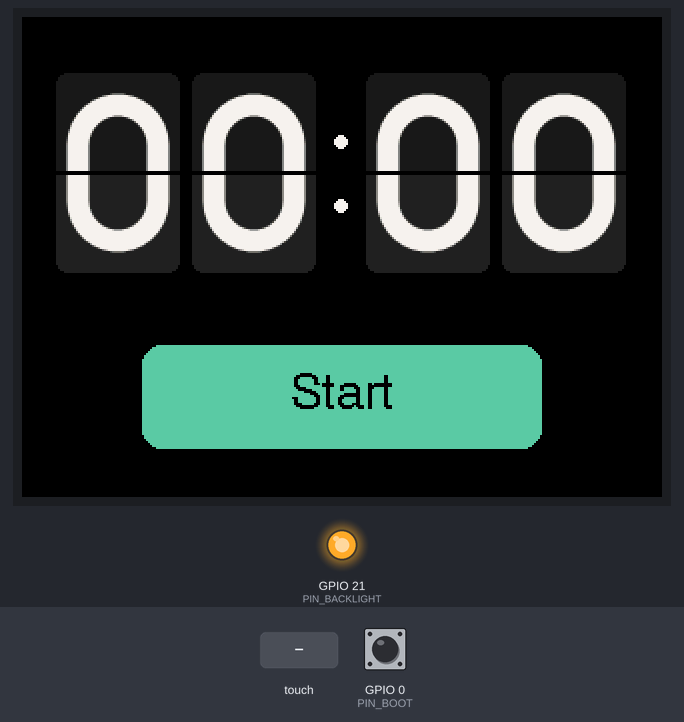
Bench run of a sketch on a simulated ESP32. Parts: 320×240 colour display, output pins drawn as LEDs (lit = HIGH). The test bench sets the inputs (shaded band); at power-on: GPIO 0 (PIN_BOOT) HIGH. What the sketch prints to the serial monitor is not drawn.

Above: at 1.5 s.
1.6 s: GPIO 0 (PIN_BOOT) pulled LOW for 0.15 s
At 2.0 s:
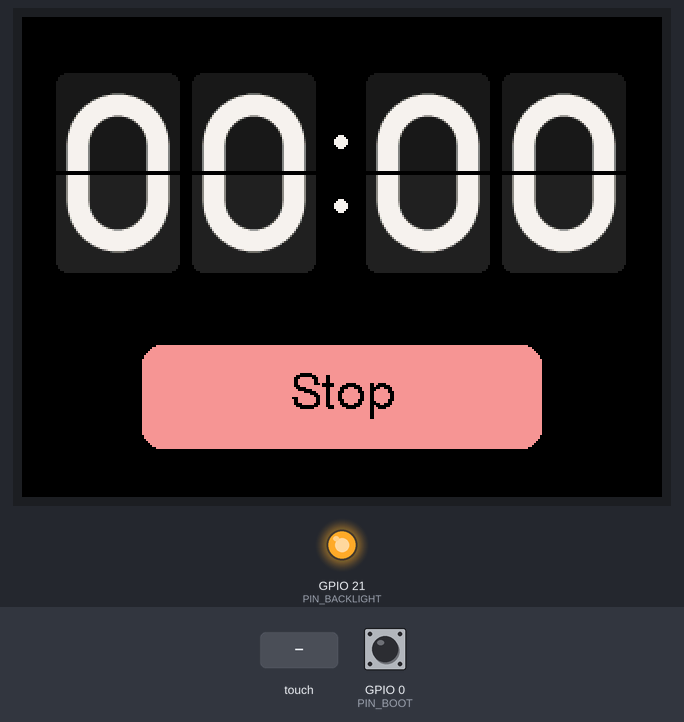
4.7 s: touch panel pressed at 13 % / 10 % of its raw x / y range
At 5.9 s:
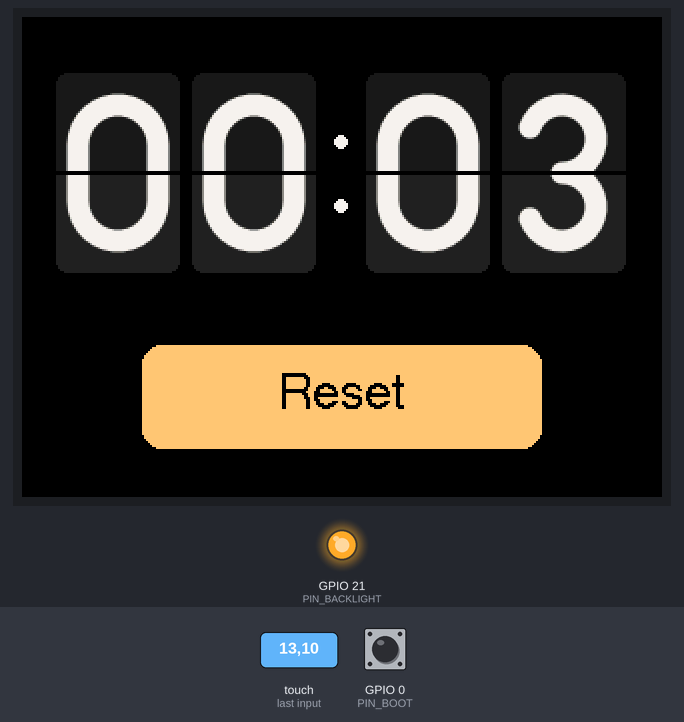
6.4 s: GPIO 0 (PIN_BOOT) pulled LOW for 1 s
At 6.61 s:
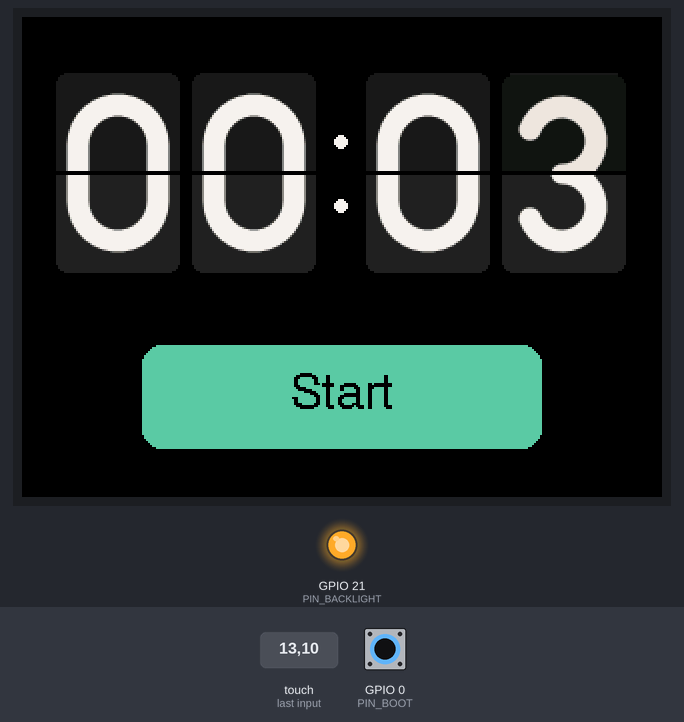
8.9 s: touch panel pressed at 38 % / 10 % of its raw x / y range
At 10.8 s:
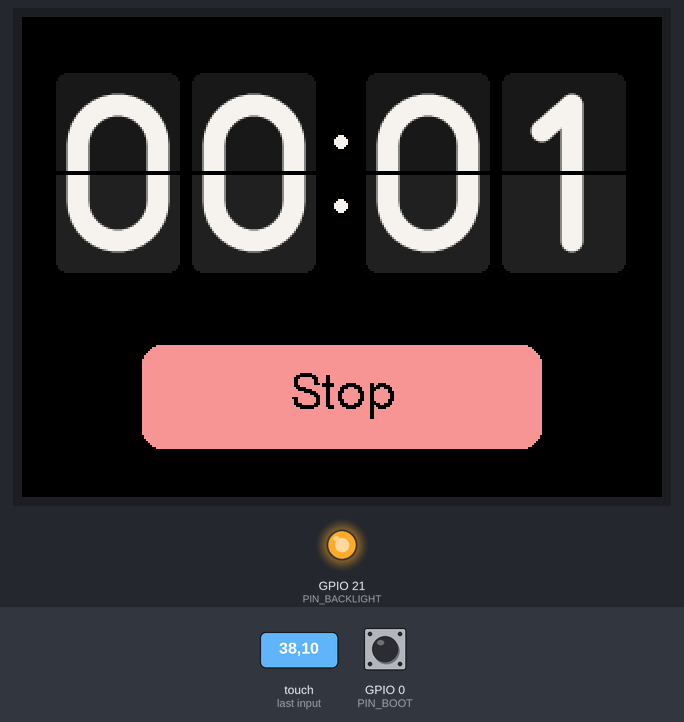
Timing chart, 0 to 12.3 s (numbered marks = the images above; inputs shaded):
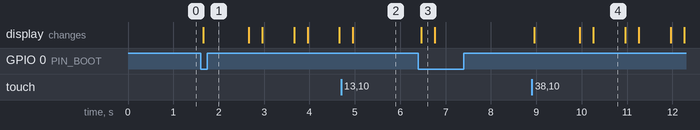

The sketch:

FlipTimer.ino
```cpp
// FlipTimer -- a one-button stopwatch with a flip-clock display.
//
// Four flip cards show minutes and seconds (MM:SS). There is exactly one
// button, and it cycles:   Start  ->  Stop  ->  Reset  ->  Start ...
//
// "The button" is a tap ANYWHERE on the touchscreen, or the BOOT button on
// the back of the board. Because the whole screen is one button, the sketch
// never needs to know where you touched -- so no touch calibration.
//
// Needs: TFT_eSPI (set up per docs/CYD-SETUP.md) and XPT2046_Touchscreen.

#include <TFT_eSPI.h>
#include <XPT2046_Touchscreen.h>
#include <SPI.h>

#include "FlipDigits.h"

// ---------------------------------------------------------------- pins ----

constexpr int PIN_BACKLIGHT = 21;
constexpr int PIN_BOOT      = 0;     // BOOT button, reads LOW when pressed

constexpr int PIN_TOUCH_CLK  = 25;   // the touch chip has its own SPI bus
constexpr int PIN_TOUCH_CS   = 33;
constexpr int PIN_TOUCH_MOSI = 32;
constexpr int PIN_TOUCH_MISO = 39;
constexpr int PIN_TOUCH_IRQ  = 36;

// -------------------------------------------------------------- layout ----
// The screen is 320 x 240 in landscape.

constexpr int CARD_W      = 62;
constexpr int CARD_H      = 100;
constexpr int CARD_Y      = 28;
constexpr int CARD_RADIUS = 6;       // rounded outer corners

// Each card is two halves with a 2-pixel dark gap between them -- the hinge.
constexpr int HALF_H   = 49;         // rows 0..48 are the top half
constexpr int BOTTOM_Y = 51;         // rows 51..99 are the bottom half

// Left edge of each card: two minute digits, the colon, two second digits.
const int CARD_X[4] = {17, 85, 172, 240};
constexpr int COLON_X = 159;

// Where the digit picture sits inside a card.
constexpr int DIGIT_X = (CARD_W - DIGIT_W) / 2;
constexpr int DIGIT_Y = (CARD_H - DIGIT_H) / 2;

constexpr int BUTTON_X = 60;
constexpr int BUTTON_Y = 164;
constexpr int BUTTON_W = 200;
constexpr int BUTTON_H = 52;

// -------------------------------------------------------------- timing ----

constexpr uint32_t FLIP_MS     = 300;    // how long one card flip takes
constexpr uint32_t DEBOUNCE_MS = 40;     // ignore input flicker shorter than this
constexpr uint32_t MAX_SECONDS = 99 * 60 + 59;   // the display tops out at 99:59

// -------------------------------------------------------------- colors ----

struct RGB {
  uint8_t r, g, b;
};

const RGB COLOR_DIGIT       = {242, 240, 232};
const RGB COLOR_CARD_TOP    = {24, 24, 24};
const RGB COLOR_CARD_BOTTOM = {32, 32, 32};   // a touch lighter, like real cards

// ------------------------------------------------------------- globals ----

TFT_eSPI tft = TFT_eSPI();
SPIClass touchSPI(VSPI);
XPT2046_Touchscreen touch(PIN_TOUCH_CS, PIN_TOUCH_IRQ);

// The ten digit pictures, built once in setup(). One byte per pixel:
// 0 = card background, 255 = digit.
uint8_t digitPixels[10][DIGIT_W * DIGIT_H];

// Color lookup tables: digit-picture byte (0..255) -> screen color.
uint16_t topColors[256];        // top half of a card at rest
uint16_t bottomColors[256];     // bottom half of a card at rest
uint16_t flapColors[256];       // the moving flap, rebuilt as its shading changes

// One half of a card is assembled here, then sent to the screen in one go.
uint16_t halfBuffer[CARD_W * HALF_H];

struct Card {
  int x;                // left edge on screen
  int shown;            // digit currently displayed
  int target;           // digit we are flipping to
  bool flipping;
  bool topFinished;     // true once the top half has finished its part
  uint32_t flipStart;   // millis() when the flip began
};

Card cards[4];

enum TimerState { IDLE, RUNNING, STOPPED };

TimerState state = IDLE;
uint32_t startMillis = 0;       // millis() when Start was pressed
uint32_t shownSeconds = 0;      // the time currently on the cards

// ---------------------------------------------------- drawing the cards ----

// Fill a lookup table that fades from `background` to the digit color.
// `brightness` (0..255) darkens the whole thing, for shading a tilted flap.
void buildColorTable(uint16_t* table, RGB background, int brightness) {
  for (int a = 0; a < 256; a++) {
    int r = background.r + (COLOR_DIGIT.r - background.r) * a / 255;
    int g = background.g + (COLOR_DIGIT.g - background.g) * a / 255;
    int b = background.b + (COLOR_DIGIT.b - background.b) * a / 255;
    table[a] = tft.color565(r * brightness / 255,
                            g * brightness / 255,
                            b * brightness / 255);
  }
}

// How many pixels to trim from each end of card row `y` to round the corners.
int cornerInset(int y) {
  float dy;
  if (y < CARD_RADIUS) {
    dy = CARD_RADIUS - y - 0.5f;
  } else if (y >= CARD_H - CARD_RADIUS) {
    dy = y - (CARD_H - CARD_RADIUS) + 0.5f;
  } else {
    return 0;
  }
  return (int)(CARD_RADIUS - sqrtf(CARD_RADIUS * CARD_RADIUS - dy * dy) + 0.5f);
}

// Write one row (CARD_W pixels) of the card showing `digit` into `out`.
// `y` is the row within the card, 0 at the top.
void cardRow(int digit, int y, const uint16_t* colors, uint16_t* out) {
  int inset = cornerInset(y);
  int digitRow = y - DIGIT_Y;
  bool rowHasDigit = (digitRow >= 0 && digitRow < DIGIT_H);

  for (int x = 0; x < CARD_W; x++) {
    if (x < inset || x >= CARD_W - inset) {
      out[x] = TFT_BLACK;               // outside the rounded corner
      continue;
    }
    int digitCol = x - DIGIT_X;
    uint8_t a = 0;
    if (rowHasDigit && digitCol >= 0 && digitCol < DIGIT_W) {
      a = digitPixels[digit][digitRow * DIGIT_W + digitCol];
    }
    out[x] = colors[a];
  }
}

// Draw the top half of a card.
//
// The half shows `backDigit`. On top of that, the lowest `flapHeight` rows are
// covered by a flap showing the top half of `flapDigit`, squashed to fit.
// A flap squashed toward the hinge is what a card looks like as it tips
// forward and we see it more and more edge-on.
void drawTopHalf(const Card& card, int backDigit, int flapDigit, int flapHeight) {
  int flapTop = HALF_H - flapHeight;
  for (int row = 0; row < HALF_H; row++) {
    uint16_t* out = &halfBuffer[row * CARD_W];
    if (row >= flapTop) {
      int sourceRow = (row - flapTop) * HALF_H / flapHeight;
      cardRow(flapDigit, sourceRow, flapColors, out);
    } else {
      cardRow(backDigit, row, topColors, out);
    }
  }
  tft.pushImage(card.x, CARD_Y, CARD_W, HALF_H, halfBuffer);
}

// Draw the bottom half of a card: `backDigit` underneath, with a flap showing
// the bottom half of `flapDigit` growing downward from the hinge.
void drawBottomHalf(const Card& card, int backDigit, int flapDigit, int flapHeight) {
  for (int row = 0; row < HALF_H; row++) {
    uint16_t* out = &halfBuffer[row * CARD_W];
    if (row < flapHeight) {
      int sourceRow = BOTTOM_Y + row * HALF_H / flapHeight;
      cardRow(flapDigit, sourceRow, flapColors, out);
    } else {
      cardRow(backDigit, BOTTOM_Y + row, bottomColors, out);
    }
  }
  tft.pushImage(card.x, CARD_Y + BOTTOM_Y, CARD_W, HALF_H, halfBuffer);
}

// Draw a whole card at rest, no flap.
void drawCard(const Card& card) {
  drawTopHalf(card, card.shown, card.shown, 0);
  drawBottomHalf(card, card.shown, card.shown, 0);
}

// ------------------------------------------------------- flip animation ----
//
// A flip has two parts:
//   first half  -- the old top half tips forward and shrinks toward the hinge,
//                  uncovering the new digit's top half behind it.
//   second half -- the flap continues down past the hinge, now showing the new
//                  digit's bottom half, and grows until it covers the old one.

void startFlip(Card& card, int digit) {
  if (card.flipping) {            // already mid-flip: finish that one instantly
    card.shown = card.target;
    card.flipping = false;
    drawCard(card);
  }
  if (digit == card.shown) return;

  card.target = digit;
  card.flipping = true;
  card.topFinished = false;
  card.flipStart = millis();
}

void updateFlip(Card& card) {
  if (!card.flipping) return;

  float progress = (float)(millis() - card.flipStart) / FLIP_MS;   // 0 -> 1

  if (progress < 0.5f) {
    // Flap tips from upright (0 degrees) to edge-on (90 degrees).
    float angle = progress * 2 * (PI / 2);
    int flapHeight = (int)(HALF_H * cosf(angle) + 0.5f);
    buildColorTable(flapColors, COLOR_CARD_TOP, 255 - (int)(110 * progress * 2));
    drawTopHalf(card, card.target, card.shown, flapHeight);
    return;
  }

  if (!card.topFinished) {        // top half is now fully the new digit
    drawTopHalf(card, card.target, card.target, 0);
    card.topFinished = true;
  }

  if (progress >= 1.0f) {         // flip complete
    card.shown = card.target;
    card.flipping = false;
    drawBottomHalf(card, card.shown, card.shown, 0);
    return;
  }

  // Flap swings from edge-on down to flat against the bottom half.
  float swing = (progress - 0.5f) * 2;                 // 0 -> 1
  int flapHeight = (int)(HALF_H * sinf(swing * (PI / 2)) + 0.5f);
  buildColorTable(flapColors, COLOR_CARD_BOTTOM, 145 + (int)(110 * swing));
  drawBottomHalf(card, card.shown, card.target, flapHeight);
}

// Put a time on the cards. Only cards whose digit changes will flip.
void showTime(uint32_t seconds) {
  shownSeconds = seconds;
  uint32_t minutes = seconds / 60;
  uint32_t secs = seconds % 60;
  startFlip(cards[0], minutes / 10);
  startFlip(cards[1], minutes % 10);
  startFlip(cards[2], secs / 10);
  startFlip(cards[3], secs % 10);
}

// ----------------------------------------------------------- the button ----

// The button always shows what the NEXT press will do.
void drawButton() {
  const char* label = "Start";
  uint16_t color = tft.color565(93, 202, 165);        // green

  if (state == RUNNING) {
    label = "Stop";
    color = tft.color565(240, 149, 149);              // red
  } else if (state == STOPPED) {
    label = "Reset";
    color = tft.color565(250, 199, 117);              // amber
  }

  tft.fillRoundRect(BUTTON_X, BUTTON_Y, BUTTON_W, BUTTON_H, 10, color);
  tft.setTextDatum(MC_DATUM);                         // center the text
  tft.setTextColor(TFT_BLACK, color);
  tft.drawString(label, BUTTON_X + BUTTON_W / 2, BUTTON_Y + BUTTON_H / 2, 4);
}

// Returns true once per press -- at the moment a finger (or the BOOT button)
// goes down. Holding does nothing more; you must let go and press again.
//
// Touchscreens and buttons "bounce": the signal flickers for a few
// milliseconds as contact is made or lost. We only believe a change after the
// input has stayed in its new state for DEBOUNCE_MS.
bool buttonPressed() {
  static bool pressed = false;          // the debounced state
  static bool lastReading = false;
  static uint32_t lastChange = 0;

  bool reading = touch.touched() || digitalRead(PIN_BOOT) == LOW;
  uint32_t now = millis();

  if (reading != lastReading) {
    lastReading = reading;
    lastChange = now;
  }

  if (reading != pressed && now - lastChange >= DEBOUNCE_MS) {
    pressed = reading;
    return pressed;                     // true only on the way down
  }
  return false;
}

// One press moves to the next state: Start -> Stop -> Reset -> Start ...
void handlePress() {
  switch (state) {
    case IDLE:
      startMillis = millis();
      state = RUNNING;
      break;
    case RUNNING:
      state = STOPPED;                  // the cards simply stay where they are
      break;
    case STOPPED:
      showTime(0);
      state = IDLE;
      break;
  }
  drawButton();
}

// ---------------------------------------------------------- setup / loop ----

void setup() {
  Serial.begin(115200);

  pinMode(PIN_BACKLIGHT, OUTPUT);
  digitalWrite(PIN_BACKLIGHT, HIGH);
  pinMode(PIN_BOOT, INPUT_PULLUP);

  tft.init();
  tft.setRotation(1);                   // landscape, 320 x 240
  tft.setSwapBytes(true);               // so pushImage() colors come out right
  tft.fillScreen(TFT_BLACK);

  touchSPI.begin(PIN_TOUCH_CLK, PIN_TOUCH_MISO, PIN_TOUCH_MOSI, PIN_TOUCH_CS);
  touch.begin(touchSPI);

  for (int d = 0; d < 10; d++) {
    renderDigit(d, digitPixels[d]);
  }
  buildColorTable(topColors, COLOR_CARD_TOP, 255);
  buildColorTable(bottomColors, COLOR_CARD_BOTTOM, 255);

  for (int i = 0; i < 4; i++) {
    cards[i] = {CARD_X[i], 0, 0, false, false, 0};
    drawCard(cards[i]);
  }

  // The colon: two dots between the minutes and the seconds.
  uint16_t dotColor = tft.color565(COLOR_DIGIT.r, COLOR_DIGIT.g, COLOR_DIGIT.b);
  tft.fillCircle(COLON_X, CARD_Y + 34, 3, dotColor);
  tft.fillCircle(COLON_X, CARD_Y + 66, 3, dotColor);

  drawButton();
  Serial.println("FlipTimer ready");
}

void loop() {
  if (buttonPressed()) {
    handlePress();
  }

  if (state == RUNNING) {
    // Work out the time from the clock every pass instead of counting ticks.
    // That way a slow animation frame can never make the stopwatch drift.
    uint32_t seconds = (millis() - startMillis) / 1000;

    if (seconds >= MAX_SECONDS) {       // out of digits: stop at 99:59
      seconds = MAX_SECONDS;
      state = STOPPED;
      drawButton();
    }
    if (seconds != shownSeconds) {
      showTime(seconds);
    }
  }

  for (int i = 0; i < 4; i++) {
    updateFlip(cards[i]);
  }
}
```

FlipDigits.h
```cpp
// FlipDigits.h -- the big digits for the flip cards, drawn from geometry.
//
// TFT_eSPI's large number fonts are not enabled in every setup the club
// uses, so this sketch does not depend on them. Each digit is described as a
// handful of thick strokes (straight lines and arcs). At startup we turn those
// strokes into a small grayscale picture per digit -- one byte per pixel,
// 0 = card background, 255 = solid digit, in-between = smooth edge.
//
// Nothing in this file touches the display, so it also compiles on a PC.

#pragma once

#include <math.h>
#include <stdint.h>

constexpr int DIGIT_W = 52;          // size of one digit picture, in pixels
constexpr int DIGIT_H = 80;

constexpr float STROKE_W    = 11.0f; // thickness of the digit strokes
constexpr float DIGIT_INSET = 6.0f;  // stroke centerlines live in a 40x68 box
                                     // starting this far in from the corner

// One stroke. If r == 0 it is a straight line from (x0,y0) to (x1,y1).
// Otherwise it is an arc: center (x0,y0), radius r, drawn clockwise on screen
// from angle x1 to angle y1, in degrees. 0 degrees points right, 90 points
// DOWN (screen y grows downward), 180 left, 270 up.
struct Stroke {
  float x0, y0, x1, y1, r;
};

constexpr int MAX_STROKES = 4;

struct DigitShape {
  int count;
  Stroke strokes[MAX_STROKES];
};

// Coordinates are stroke centerlines in a box 40 wide and 68 tall.
const DigitShape DIGIT_SHAPES[10] = {
  // 0: a tall oval -- two half circles joined by straight sides
  {4, {{20, 20, 180, 360, 20}, {20, 48, 0, 180, 20},
       {0, 20, 0, 48, 0}, {40, 20, 40, 48, 0}}},
  // 1: a stem with a small flag
  {2, {{24, 0, 24, 68, 0}, {9, 13, 24, 0, 0}}},
  // 2: a hook, a diagonal, and a foot
  {3, {{20, 20, 180, 400, 20}, {35.3f, 32.9f, 0, 68, 0}, {0, 68, 40, 68, 0}}},
  // 3: two bowls open to the left
  {2, {{19, 17, 200, 450, 17}, {19, 51, 270, 520, 17}}},
  // 4: a stem, a diagonal, and a crossbar
  {3, {{30, 0, 30, 68, 0}, {30, 0, 0, 46, 0}, {0, 46, 40, 46, 0}}},
  // 5: a flat top, a short stem, and a bowl
  {3, {{36, 0, 5, 0, 0}, {5, 0, 2.4f, 30.4f, 0}, {18, 46, 225, 510, 22}}},
  // 6: a full circle with a tail sweeping up to the right
  {2, {{20, 48, 0, 360, 20}, {3, 37, 27, 0, 0}}},
  // 7: a flat top and a diagonal
  {2, {{0, 0, 40, 0, 0}, {40, 0, 14, 68, 0}}},
  // 8: a small circle stacked on a larger one
  {2, {{20, 16, 0, 360, 16}, {20, 50, 0, 360, 18}}},
  // 9: a 6 turned upside down
  {2, {{20, 20, 0, 360, 20}, {37, 31, 13, 68, 0}}},
};

// Distance from point (px,py) to the line segment (ax,ay)-(bx,by).
inline float distToSegment(float px, float py,
                           float ax, float ay, float bx, float by) {
  float dx = bx - ax, dy = by - ay;
  float lenSq = dx * dx + dy * dy;
  float t = 0;
  if (lenSq > 0) {
    t = ((px - ax) * dx + (py - ay) * dy) / lenSq;
    if (t < 0) t = 0;
    if (t > 1) t = 1;
  }
  float cx = ax + t * dx - px;
  float cy = ay + t * dy - py;
  return sqrtf(cx * cx + cy * cy);
}

// Distance from point (px,py) to one stroke's centerline. Arcs are measured
// as a chain of short straight pieces, which is plenty accurate at this size.
inline float distToStroke(float px, float py, const Stroke& s) {
  if (s.r == 0) {
    return distToSegment(px, py, s.x0, s.y0, s.x1, s.y1);
  }
  const float DEG = 3.14159265f / 180.0f;
  const float STEP = 12.0f;                       // degrees per piece
  int pieces = (int)ceilf((s.y1 - s.x1) / STEP);
  float best = 1e9f;
  float ax = s.x0 + s.r * cosf(s.x1 * DEG);
  float ay = s.y0 + s.r * sinf(s.x1 * DEG);
  for (int i = 1; i <= pieces; i++) {
    float angle = s.x1 + (s.y1 - s.x1) * i / pieces;
    float bx = s.x0 + s.r * cosf(angle * DEG);
    float by = s.y0 + s.r * sinf(angle * DEG);
    float d = distToSegment(px, py, ax, ay, bx, by);
    if (d < best) best = d;
    ax = bx;
    ay = by;
  }
  return best;
}

// Fill `out` (DIGIT_W * DIGIT_H bytes) with the picture of one digit.
// A pixel is solid if it is within half a stroke width of any centerline,
// and fades out over the last pixel so edges look smooth.
inline void renderDigit(int digit, uint8_t* out) {
  const DigitShape& shape = DIGIT_SHAPES[digit];
  for (int y = 0; y < DIGIT_H; y++) {
    for (int x = 0; x < DIGIT_W; x++) {
      float px = x + 0.5f - DIGIT_INSET;
      float py = y + 0.5f - DIGIT_INSET;
      float best = 1e9f;
      for (int i = 0; i < shape.count; i++) {
        float d = distToStroke(px, py, shape.strokes[i]);
        if (d < best) best = d;
      }
      float coverage = STROKE_W / 2 + 0.5f - best;
      if (coverage < 0) coverage = 0;
      if (coverage > 1) coverage = 1;
      out[y * DIGIT_W + x] = (uint8_t)(coverage * 255.0f + 0.5f);
    }
  }
}
```

Measured:
- after the input at 1.6 s, the display: changes after 0.05 s (image 1)
- after the input at 4.7 s, the display: changes after 0.26 s (image 2)
- after the input at 6.4 s, the display: changes after 0.06 s (image 3)
- after the input at 8.9 s, the display: first changes after 0.06 s (image 4 shows a later state)
